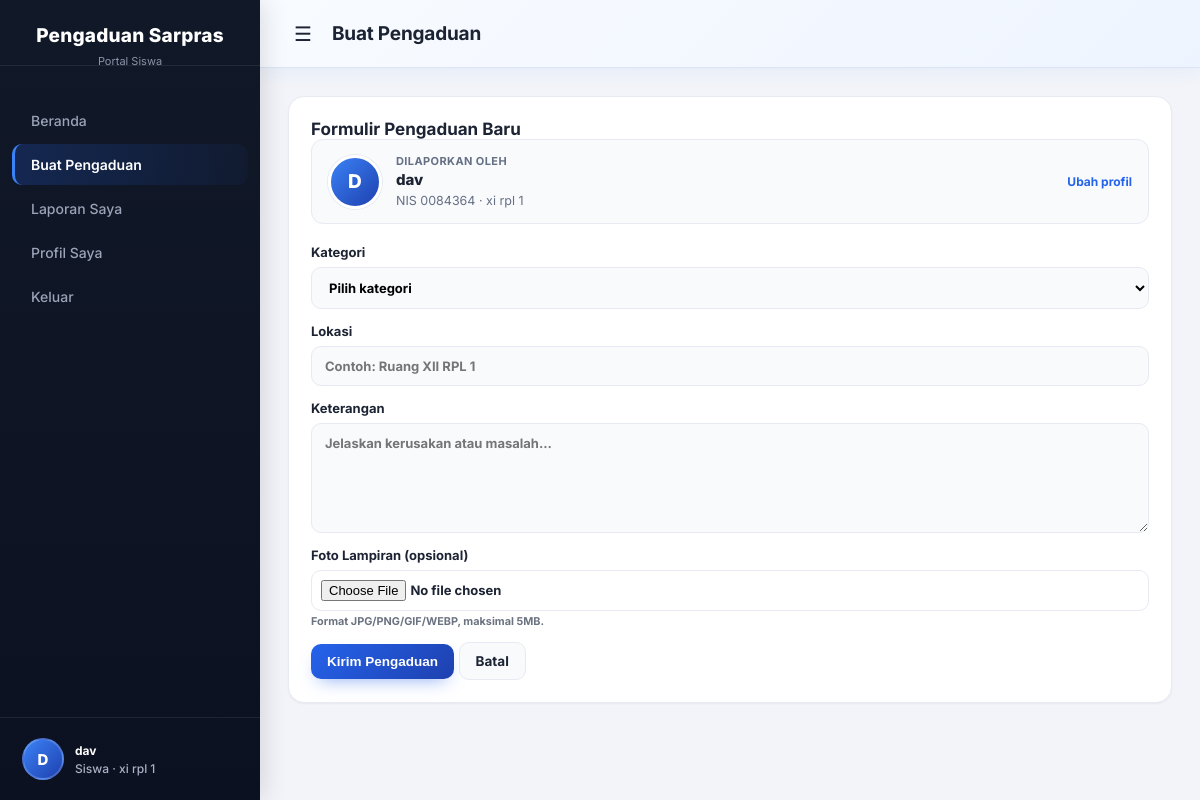
Page /user/buat_pengaduan (signed in) on the committed database.
### tables this page shows
CREATE TABLE `siswa` (
  `nis` varchar(10) NOT NULL,
  `nama` varchar(50) NOT NULL,
  `kelas` varchar(10) NOT NULL,
  `password` varchar(25) NOT NULL,
  `foto` varchar(255) DEFAULT NULL
);

### view/user/buat_pengaduan.php (the view, shortened to what this page needs)
<?php
require_once __DIR__ . '/../../config/database.php';
$user = current_user();
?>
<!doctype html>
<html lang="id">
<head>
    <link rel="stylesheet" href="<?= e($base) ?>/assets/admin.css">
    <link rel="stylesheet" href="<?= e($base) ?>/assets/profil.css">
</head>
<body>
    <aside class="sidebar" id="sidebar">
        <div class="sidebar-header">Pengaduan Sarpras</div>
        <div class="sidebar-sub">Portal Siswa</div>
        <ul>
            <li><a href="<?= e(url('user/dashboard')) ?>" class="">Beranda</a></li>
            <li><a href="<?= e(url('user/buat_pengaduan')) ?>" class="active">Buat Pengaduan</a></li>
            <li><a href="<?= e(url('user/laporan_saya')) ?>" class="">Laporan Saya</a></li>
            <li><a href="<?= e(url('user/profil')) ?>">Profil Saya</a></li>
            <li><a href="<?= e(url('auth/logout')) ?>">Keluar</a></li>
        </ul>
        <div class="admin-user has-avatar">
            <a class="user-chip" href="<?= e(url('user/profil')) ?>" title="Lihat profil">
                <?= avatar($user['foto'] ?? null, $user['nama'] ?? 'Siswa', 'md') ?>
                <div class="who"><strong><?= e($user['nama'] ?? 'Siswa') ?></strong>Siswa · <?= e($user['kelas'] ?? '') ?></div>
            </a>
        </div>
    </aside>
    <div class="main-content">
        <header class="topbar"><label for="menuToggle" class="menu-icon">&#9776;</label>
            <h1>Buat Pengaduan</h1>
        </header>
        <main class="content-area">
            <section class="panel">
                <h2 style="margin-top:0">Formulir Pengaduan Baru</h2>
                <div class="reporter-card">
                    <?= avatar($user['foto'] ?? null, $user['nama'] ?? 'Siswa', 'lg') ?>
                    <div class="reporter-info">
                        <small>Dilaporkan oleh</small>
                        <strong><?= e($user['nama'] ?? 'Siswa') ?></strong>
                        <span class="reporter-meta">NIS <?= e($user['nis'] ?? '') ?> · <?= e($user['kelas'] ?? '') ?></span>
                    </div>
                    <a class="reporter-edit" href="<?= e(url('user/profil')) ?>">Ubah profil</a>
                </div>
                <form method="post" class="admin-form" enctype="multipart/form-data">
                    <label>Kategori<select name="id_kategori" required>
                            <option value="">Pilih kategori</option>
                        </select></label>
                    <label>Lokasi<input name="lokasi" maxlength="50" required placeholder="Contoh: Ruang XII RPL 1"></label>
                    <label>Keterangan<textarea name="keterangan" maxlength="255" required placeholder="Jelaskan kerusakan atau masalah..."></textarea></label>
                    <label>Foto Lampiran (opsional)<input type="file" name="foto" accept="image/jpeg,image/png,image/gif,image/webp"><small style="color:#6b7280;display:block;margin-top:4px">Format JPG/PNG/GIF/WEBP, maksimal 5MB.</small></label>
                    <div><button class="btn" type="submit">Kirim Pengaduan</button> <a class="btn secondary" href="<?= e(url('user/dashboard')) ?>">Batal</a></div>
                </form>
            </section>
        </main>
    </div>
</body>
</html>

### config/database.php (shortened to what this page needs)
<?php
$server = 'localhost';
$username = 'root';
$pass = '';
$database = 'pengaduan_sarpas';
$conn = mysqli_connect($server, $username, $pass, $database);
mysqli_set_charset($conn, 'utf8mb4');
function e($value) { return htmlspecialchars((string)$value, ENT_QUOTES, 'UTF-8'); }
function base_url() {
    $root = str_replace('\\', '/', dirname(__DIR__));
    $docRoot = isset($_SERVER['DOCUMENT_ROOT']) ? str_replace('\\', '/', rtrim($_SERVER['DOCUMENT_ROOT'], '/')) : '';
    $rel = ($docRoot !== '' && strpos($root, $docRoot) === 0) ? substr($root, strlen($docRoot)) : '';
    $rel = '/' . trim($rel, '/');
    return $rel === '/' ? '' : $rel;
}
$base = base_url();
function url($path) {
    global $base;
    return $base . '/' . ltrim($path, '/');
}
function current_user() {
    global $conn;
    if ($_SESSION['role'] === 'siswa' && !empty($_SESSION['nis'])) {
        $st=mysqli_prepare($conn,'SELECT nis,nama,kelas,foto FROM siswa WHERE nis=?'); mysqli_stmt_bind_param($st,'s',$_SESSION['nis']); mysqli_stmt_execute($st); $r=mysqli_stmt_get_result($st); $u=mysqli_fetch_assoc($r); mysqli_stmt_close($st); return $u;
    }
    return null;
}
function avatar_initials($nama) {
    $nama = trim((string)$nama);
    $parts = preg_split('/\s+/u', $nama);
    $ini = mb_substr($parts[0], 0, 1, 'UTF-8');
    return mb_strtoupper($ini, 'UTF-8');
}
function foto_profil_url($foto) {
    global $base;
    $foto = ltrim((string)$foto, '/');
    if ($foto === '' || strpos($foto, '..') !== false) return '';
    return $base . '/' . $foto;
}
function avatar($foto, $nama, $size = 'md') {
    $src = foto_profil_url($foto);
    $cls = 'avatar avatar-' . preg_replace('/[^a-z]/', '', (string)$size);
    return '<span class="' . $cls . ' avatar-fallback" title="' . e($nama) . '">' . e(avatar_initials($nama)) . '</span>';
}

### assets/admin.css (style rules this page uses)
:root { --bg:#f2f4f9; --surface:#ffffff; --surface-soft:#f8fafc; --border:#e7eaf2; --border-soft:#eef1f7; --text:#1c2333; --text-muted:#667085; --text-faint:#94a0b8; --primary:#2563eb; --primary-600:#1d4ed8; --primary-700:#1e40af; --primary-tint:#eef3ff; --radius-lg:16px; --radius-md:12px; --radius-sm:8px; --shadow-sm:0 1px 2px rgba(15,23,42,.05); --shadow-md:0 10px 24px -10px rgba(15,23,42,.14); --shadow-lg:0 24px 48px -16px rgba(15,23,42,.22); --ease:cubic-bezier(.4,0,.2,1); }
* { box-sizing:border-box }
body { margin:0;font-family:'Inter',Arial,sans-serif;background:var(--bg);color:var(--text);-webkit-font-smoothing:antialiased }
.sidebar { width:260px;background:linear-gradient(180deg,#111827 0%,#0b1120 100%);color:#fff;height:100vh;position:fixed;left:0;top:0;z-index:1000;display:flex;flex-direction:column;transition:transform .3s var(--ease);box-shadow:4px 0 24px rgba(0,0,0,.12) }
.sidebar-header { padding:24px 20px 18px;font-size:19px;font-weight:800;text-align:center;letter-spacing:.2px;border-bottom:1px solid rgba(255,255,255,.08);display:flex;align-items:center;justify-content:center;gap:8px }
.sidebar-sub { font-size:11px;color:#8b93a7;text-align:center;margin-top:-12px;padding-bottom:18px }
.sidebar ul { list-style:none;padding:14px 12px;margin:0;display:flex;flex-direction:column;gap:3px }
.sidebar li { margin:0 }
.sidebar a { display:block;padding:12px 16px;color:#9aa3b8;text-decoration:none;border-left:3px solid transparent;font-size:14px;font-weight:500;border-radius:10px;transition:background .18s var(--ease),color .18s var(--ease),border-color .18s var(--ease) }
.sidebar a.active { background:linear-gradient(90deg,rgba(37,99,235,.22),rgba(37,99,235,.05));color:#fff;border-left-color:#3b82f6;font-weight:600 }
.admin-user { margin-top:auto;padding:16px 20px;border-top:1px solid rgba(255,255,255,.08);font-size:12px;color:#aab1c4 }
.admin-user strong { display:block;color:#fff;margin-bottom:3px;font-weight:700 }
.main-content { margin-left:260px;min-height:100vh;transition:margin-left .3s var(--ease) }
.topbar { height:68px;background:linear-gradient(135deg,#f8fbff 0%,#eef4ff 100%);border-bottom:1px solid #dbe5f4;box-shadow:0 4px 18px rgba(37,99,235,.06);display:flex;align-items:center;gap:14px;padding:0 28px;position:sticky;top:0;z-index:20;backdrop-filter:blur(8px) }
.topbar h1 { font-size:19px;margin:0;font-weight:700;letter-spacing:-.2px }
.menu-icon { font-size:20px;line-height:1;color:var(--text);cursor:pointer;background:none;border:0;padding:6px;border-radius:8px;transition:background .15s var(--ease) }
.content-area { padding:28px;max-width:1400px;margin:auto }
.card,.panel { background:var(--surface);border:1px solid var(--border);border-radius:var(--radius-lg);padding:22px;box-shadow:var(--shadow-sm);transition:box-shadow .2s var(--ease),transform .2s var(--ease);animation:fadeUp .35s var(--ease) }
.panel { margin-bottom:20px }
.panel h3,.panel h2 { margin:0;font-size:17px;font-weight:700 }
.btn { display:inline-flex;align-items:center;justify-content:center;gap:6px;padding:10px 16px;border-radius:10px;background:linear-gradient(135deg,var(--primary),var(--primary-700));color:#fff;text-decoration:none;border:0;font-weight:700;cursor:pointer;font-size:13.5px;box-shadow:0 8px 18px -8px rgba(37,99,235,.55);transition:transform .16s var(--ease),box-shadow .16s var(--ease),filter .16s var(--ease) }
.btn.secondary { background:var(--surface-soft);color:var(--text);border:1px solid var(--border);box-shadow:none }
.admin-form { display:grid;gap:14px }
.admin-form label { font-size:13px;font-weight:700;color:var(--text) }
.admin-form input,.admin-form select,.admin-form textarea { display:block;width:100%;margin-top:7px;padding:11px 13px;border:1.5px solid var(--border);border-radius:10px;font:inherit;background:var(--surface-soft);transition:border-color .15s var(--ease),background .15s var(--ease),box-shadow .15s var(--ease) }
.admin-form textarea { min-height:110px;resize:vertical }
.admin-form input[type="file"] { padding:9px;background:var(--surface) }

### rows in the picture
siswa: nama "D D", nama "dav", kelas "xi rpl 1", nis "0084364"
